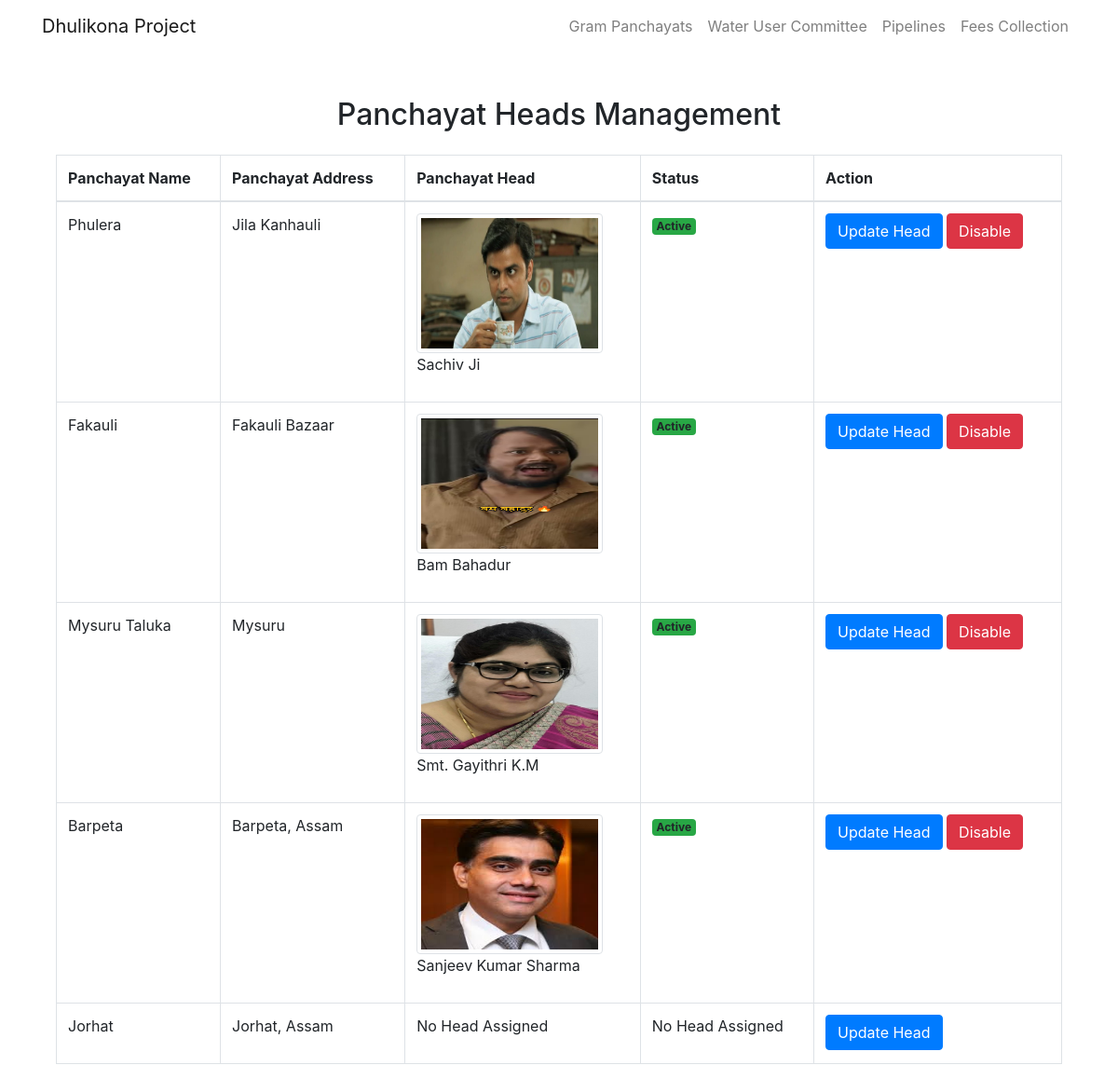
Before: /panchayat-head-mgmt/ (signed in) with the older database file.
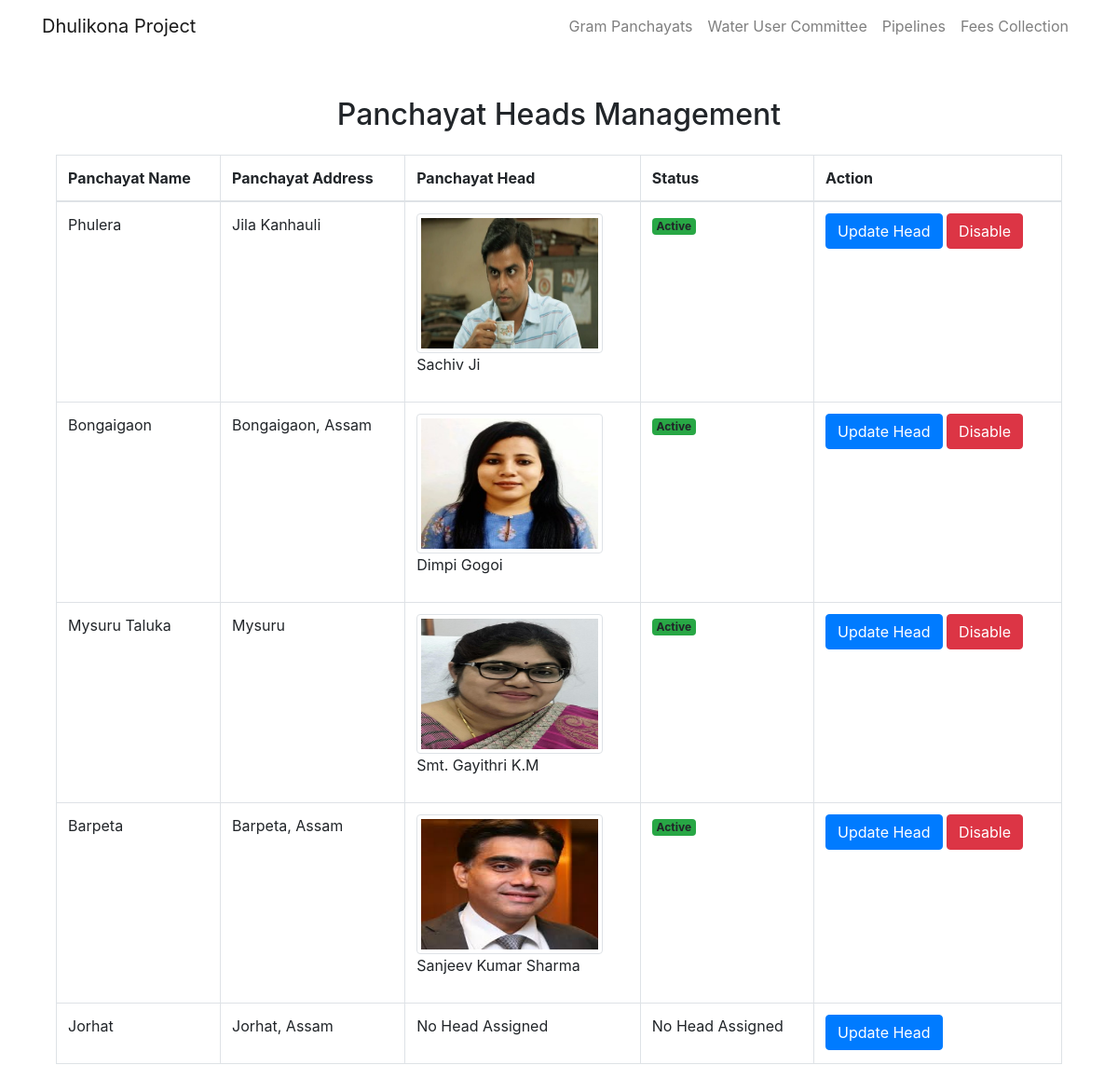
After: the same page with the newer database file.
### water_management/models.py (models this page shows, shortened)
class GramPanchayat(models.Model):
    panchayat_name = models.CharField(max_length=100)
    panchayat_address = models.CharField(max_length=100)
    panchayat_head = models.ForeignKey(Person, related_name="panchayathead", on_delete=models.SET_NULL, null=True, blank=True)
    contractor = models.ForeignKey(Contractor, related_name="contractor_assigned_panchayats", on_delete=models.SET_NULL, null=True, blank=True)

class Person(models.Model):
    ROLE_CHOICES = [
        ('panchayathead', 'Panchayat Head'),
        ('consumer', 'Consumer'),
        ('contractor', 'Contractor'),
        ('watercommitteehead', 'Water Committee Head'),
        ('pumpoperator', 'Pump Operator'),
    ]
    person_name = models.CharField(max_length=100)
    aadhaar = models.CharField(max_length=16)
    contact = models.CharField(max_length=15)
    address = models.CharField(max_length=100)
    photo = models.ImageField(upload_to="profile_image", blank=True)
    person_role = models.CharField(max_length=20, choices=ROLE_CHOICES, default="consumer")
    password = models.CharField(max_length=128)  # Password field, will be hashed
    is_enabled = models.BooleanField(default=True)
    gram_panchayat = models.ForeignKey('GramPanchayat', related_name='residents', on_delete=models.SET_NULL, null=True, blank=True)
    due_days=models.IntegerField(default=0)
    enable_date = models.DateTimeField(default=timezone.now)

### water_management/views.py (the view)
# urls.py: path('panchayat-head-mgmt/', panchayatheadmgmt, name="panchayatheadmgmt"),
@login_required(login_url="portal/login/")
def panchayatheadmgmt(request):
    panchayats = GramPanchayat.objects.all()
    context = {
        'panchayats': panchayats
    }
    return render(request, 'panchayatheadmgmtpage.html', context)

### water_management/templates/panchayatheadmgmtpage.html (shortened to what this page needs)
{% extends 'base.html' %}
{% block start %}
<div class="container mt-5">
    <h2 class="text-center mb-4">Panchayat Heads Management</h2>
    <table class="table table-bordered">
        <thead>
            <tr>
                <th>Panchayat Name</th>
                <th>Panchayat Address</th>
                <th>Panchayat Head</th>
                <th>Status</th>
                <th>Action</th>
            </tr>
        </thead>
        <tbody>
            {% for panchayat in panchayats %}
                <tr>
                    <td>{{ panchayat.panchayat_name }}</td>
                    <td>{{ panchayat.panchayat_address }}</td>
                    <td>
                        {% if panchayat.panchayat_head %}
                            <img src="{{ panchayat.panchayat_head.photo.url }}" alt="Photo" class="img-thumbnail" style="width: 200px; height: 150px;">
                            <p>{{ panchayat.panchayat_head.person_name }}</p>
                        {% else %}
                            <p>No Head Assigned</p>
                        {% endif %}
                    </td>
                    <td>
                        {% if panchayat.panchayat_head %}
                            {% if panchayat.panchayat_head.is_enabled  %}
                                <span class="badge bg-success">Active</span>
                            {% else %}
                                <span class="badge bg-danger">Inactive</span>
                            {% endif %}
                        {% else %}
                            <p>No Head Assigned</p>
                        {% endif %}
                    </td>
                    <td>
                        <a href="{% url 'update_panchayat_head' panchayat_id=panchayat.id %}" class="btn btn-primary">Update Head</a>
                        {% if panchayat.panchayat_head %}
                            {% if panchayat.panchayat_head.is_enabled  %}
                                <a href="{% url 'toggle_panchayat_head_status' head_id=panchayat.panchayat_head.id %}" class="btn btn-danger">Disable</a>
                            {% else %}
                                <a href="{% url 'toggle_panchayat_head_status' head_id=panchayat.panchayat_head.id %}" class="btn btn-success">Enable</a>
                            {% endif %}
                        {% endif %}
                    </td>
                </tr>
            {% endfor %}
        </tbody>
    </table>
</div>
{% endblock %}

### water_management/templates/base.html (shortened to what this page needs)
<!DOCTYPE html>
<html lang="en">
<head>
    <link rel="stylesheet" href="https://stackpath.bootstrapcdn.com/bootstrap/4.5.2/css/bootstrap.min.css">
    <link rel="stylesheet" href="https://cdnjs.cloudflare.com/ajax/libs/font-awesome/5.15.4/css/all.min.css">
</head>
<body>
<nav class="navbar navbar-expand-lg navbar-light">
    <div class="container">
        <a class="navbar-brand" href="{% url 'homepage' %}">Dhulikona Project</a>
        <div class="collapse navbar-collapse justify-content-end" id="navbarNav">
            <ul class="navbar-nav">
                <li class="nav-item">
                    <a class="nav-link" href="#gram-panchayats">Gram Panchayats</a>
                </li>
                <li class="nav-item">
                    <a class="nav-link" href="#water-user-committee">Water User Committee</a>
                </li>
                <li class="nav-item">
                    <a class="nav-link" href="#pipelines">Pipelines</a>
                </li>
                <li class="nav-item">
                    <a class="nav-link" href="#fees-collection">Fees Collection</a>
                </li>
            </ul>
        </div>
    </div>
</nav>
<div class="container">
    {% block start %}{% endblock %}
</div>
</body>
</html>

Changed rows visible on the page:
removed GramPanchayat: panchayat_name "Fakauli", panchayat_address "Fakauli Bazaar", panchayat_head.photo (picture), panchayat_head.person_name "Bam Bahadur", shows "Active", shows "Disable"
added GramPanchayat: panchayat_name "Bongaigaon", panchayat_address "Bongaigaon, Assam", panchayat_head.photo (picture), panchayat_head.person_name "Dimpi Gogoi", shows "Active", shows "Disable"
